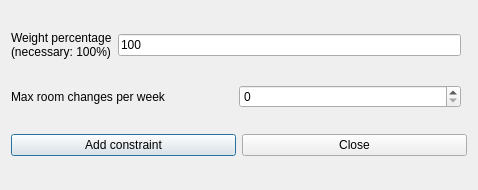
<?xml version="1.0" encoding="UTF-8"?>
<ui version="4.0">
 <class>AddConstraintStudentsMaxRoomChangesPerWeekForm_template</class>
 <widget class="QDialog" name="AddConstraintStudentsMaxRoomChangesPerWeekForm_template">
  <property name="geometry">
   <rect>
    <x>0</x>
    <y>0</y>
    <width>478</width>
    <height>190</height>
   </rect>
  </property>
  <property name="windowTitle">
   <string extracomment="This is the title of the dialog to add a new constraint of this type">Add students max room changes per week</string>
  </property>
  <layout class="QGridLayout">
   <item row="2" column="0" colspan="2">
    <layout class="QHBoxLayout">
     <item>
      <widget class="QPushButton" name="addConstraintPushButton">
       <property name="text">
        <string>Add constraint</string>
       </property>
      </widget>
     </item>
     <item>
      <widget class="QPushButton" name="closePushButton">
       <property name="text">
        <string>Close</string>
       </property>
      </widget>
     </item>
    </layout>
   </item>
   <item row="0" column="0">
    <layout class="QHBoxLayout">
     <item>
      <widget class="QLabel" name="weightTextLabel">
       <property name="frameShape">
        <enum>QFrame::NoFrame</enum>
       </property>
       <property name="frameShadow">
        <enum>QFrame::Plain</enum>
       </property>
       <property name="text">
        <string>Weight percentage
(necessary: 100%)</string>
       </property>
       <property name="wordWrap">
        <bool>false</bool>
       </property>
      </widget>
     </item>
     <item>
      <widget class="QLineEdit" name="weightLineEdit">
       <property name="text">
        <string notr="true">100</string>
       </property>
      </widget>
     </item>
    </layout>
   </item>
   <item row="1" column="0">
    <layout class="QHBoxLayout">
     <item>
      <widget class="QLabel" name="textLabel1">
       <property name="text">
        <string>Max room changes per week</string>
       </property>
       <property name="wordWrap">
        <bool>false</bool>
       </property>
      </widget>
     </item>
     <item>
      <widget class="QSpinBox" name="maxChangesSpinBox"/>
     </item>
    </layout>
   </item>
  </layout>
 </widget>
 <layoutdefault spacing="6" margin="11"/>
 <resources/>
 <connections/>
</ui>
